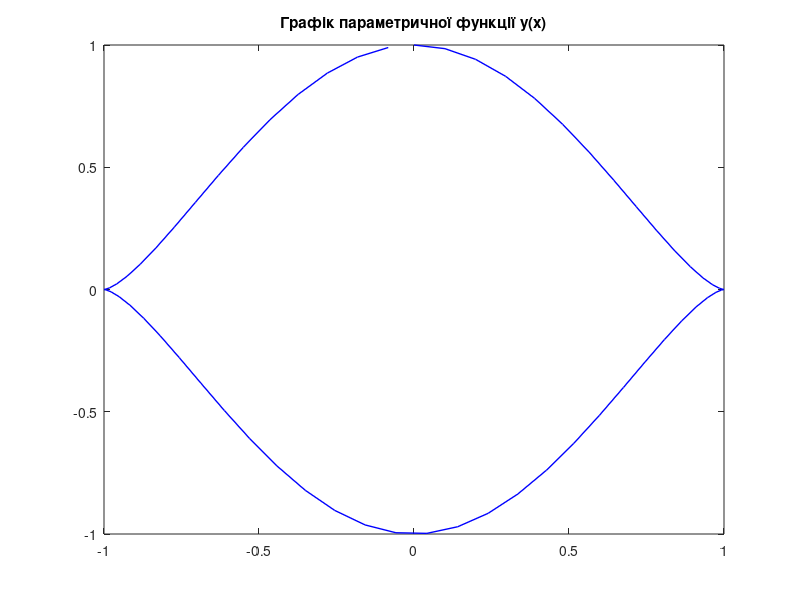

Reproduce this figure in MATLAB.
t = [0:0.1:2*pi];

% Обчислення значень x(t) та y(t)
x = sin(t);
y = cos(t).^3;


plot(x, y, 'b-', 'LineWidth', 1);
title('Графік параметричної функції y(x)');


